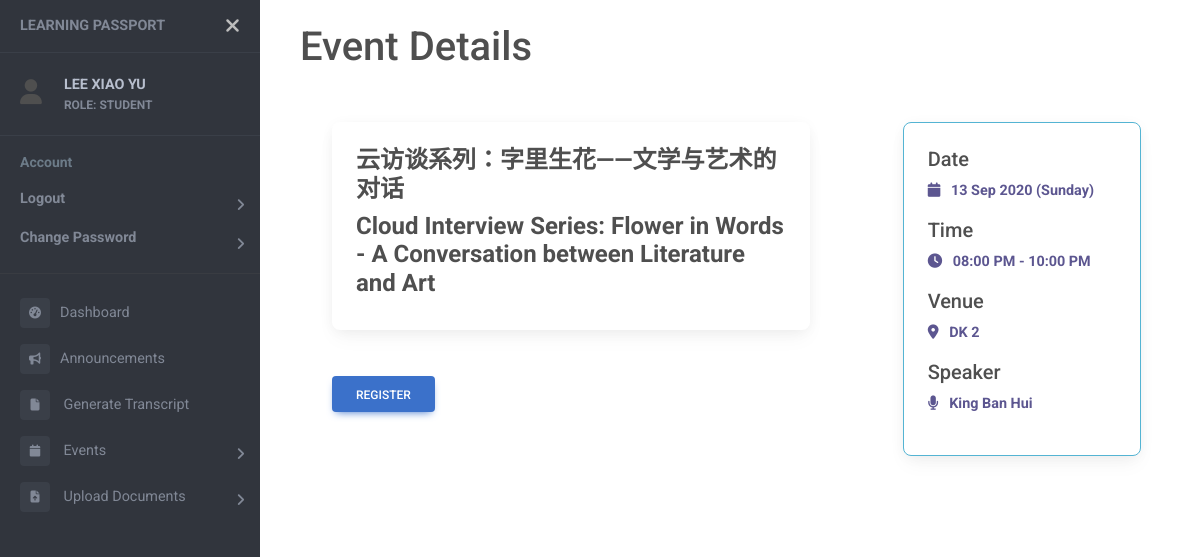
The page /events/287 (signed in) on the database as committed earlier.
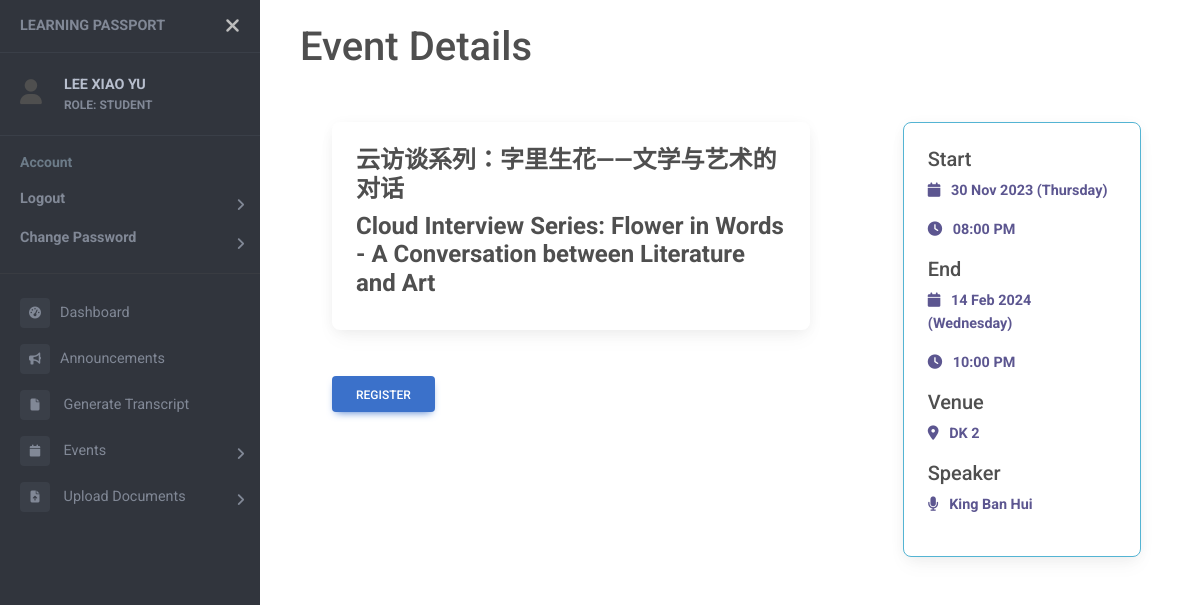
The same page on the database as committed later.
### events/models.py (models this page shows)
class Events(models.Model):
    c_name = models.CharField(max_length=50, null=True)
    e_name = models.CharField(max_length=50)
    TYPE = (
        (1, 'Seminar/Talk'),
        (2, 'Conference'),
        (3, 'Proposal Defense'),
        (4, 'Candidature Defense'),
        (5, 'Welcome Week/Month'),
        (6, 'Chinese Studies Night'),
        (7, 'Workshop'),
        (8, 'Others'),
    )
    type = models.SmallIntegerField(choices=TYPE, null=True)
    start = models.DateTimeField(null=True)
    end = models.DateTimeField(null=True)
    year = models.IntegerField()
    venue = models.CharField(max_length=100, null=True)
    desc = models.CharField(max_length=200, null=True)
    internal = models.BooleanField()
    speaker = models.CharField(max_length=50, null=True)
    attendance = models.BooleanField(null=True)
    enable_attendance = models.BooleanField(null=True)
    file = models.FileField(upload_to='event_com/', null=True)
    filename = models.CharField(max_length=100, null=True)
    file_by = models.ForeignKey(Student, on_delete=models.SET_NULL, null=True)
    status = models.BooleanField(null=True)
    poster = models.FileField(upload_to='event_poster/', null=True)

### events/views.py (the view, shortened to what this page needs)
# urls.py: path('events/<int:id>', views.eventDetailView, name="event-detail"),
def eventDetailView (request, id):
    event = Events.objects.get(id=id)
    if request.user.role in 'STUDENT':
        student = Student.objects.get(user_id=request.user.id)
        parts = Event_Participants.objects.get(student=student, event=event) if Event_Participants.objects.filter(student=student, event=event).exists() else None
        current_time = datetime.now()
        if event.enable_attendance == 1:
            curr_event = 1
        else:
            if event.start and event.end:
                if event.start.replace(tzinfo=None) <= current_time <= event.end.replace(tzinfo=None) and event.attendance==1:
                    curr_event = 1
                else:
                    curr_event = 0
            else:
                curr_event = 0
    else:
        parts = ''
        curr_event = 0
    context = {
        "event": event,
        "start_date": event.start.strftime("%d %b %Y") if event.start else None,
        "start_time": event.start.strftime("%I:%M %p") if event.start else None,
        "start_day": event.start.strftime("%A") if event.start else None,
        "end_date": event.end.strftime("%d %b %Y") if event.end else None,
        "end_time": event.end.strftime("%I:%M %p") if event.end else None,
        "end_day": event.end.strftime("%A") if event.end else None,
        "parts": parts,
        "curr_event" : curr_event,
        "page_name": "Event Detail"
    }
    return render (request, "event_detail.html", context)

### templates/event_detail.html (shortened to what this page needs)
{% extends "sidebar.html" %}
{% block content %}
{% load static %}
<head>
    <link rel="stylesheet" type="text/css" href="{% static 'css/detail.css' %}">
</head>
<h1>Event Details</h1>
<br>
<div class="container">
    <div class="left-side">
        <div class="card profile-card">
            <div class="card-body">
                <h4 class="card-title">{{event.c_name}}</h4>
                <h4 class="card-title">{{event.e_name}}</h4>
            </div>
        </div>
        <br>
        <br>
        <div>
            {% if request.user.role in 'STUDENT' %}
                {% if curr_event and parts %}
                    {% if parts.attendance == 1 %}
                        <button  class="btn btn-primary" disabled>
                            Attendance Submitted
                        </button>
                    {% else %}
                        <form method="POST">
                            {% csrf_token %}
                            <button type="submit" name="attendance" class="btn btn-primary" onclick='return confirm("Confirm to take attendance for {{event.e_name}}?")' >
                                Take Attendance
                            </button>
                        </form>
                    {% endif %}
                {% else %}
                    {% if parts %}
                    <button type="button" class="btn btn-primary" data-mdb-toggle="modal" data-mdb-target="#reg_event_modal"
                        disabled>
                        Registered
                    </button>
                    {% else %}
                    <button type="button" class="btn btn-primary" data-toggle="modal" data-target="#reg_event_modal">
                        Register
                    </button>
                    {% endif %}
                {% endif %}
            {% endif %}
        </div>
    </div>
    <div class="right-side">
        <div class="card border border-info">
            <div class="card-body">
                {% if start_date not in end_date %}
                <h5>Start</h5>
                <p class="body-text">
                    <i class="fa-solid fa-calendar"></i> &nbsp; {{start_date}} ({{start_day}})
                </p>
                <p class="body-text">
                    <i class="fa-solid fa-clock"></i> &nbsp; {{start_time}}
                </p>
                <h5>End</h5>
                <p class="body-text">
                    <i class="fa-solid fa-calendar"></i> &nbsp; {{end_date}} ({{end_day}})
                </p>
                <p class="body-text">
                    <i class="fa-solid fa-clock"></i> &nbsp; {{end_time}}
                </p>
                {% else %}
                <h5>Date</h5>
                <p class="body-text">
                    <i class="fa-solid fa-calendar"></i> &nbsp; {{start_date}} ({{start_day}})
                </p>
                <h5>Time</h5>
                <p class="body-text">
                    <i class="fa-solid fa-clock"></i> &nbsp; {{start_time}} - {{end_time}}
                </p>
                {% endif %}
                <h5>Venue</h5>
                <p class="body-text">
                    <i class="fa-solid fa-location-dot"></i> &nbsp; {{event.venue}}
                </p>
                {% if event.speaker %}
                <h5>Speaker</h5>
                <p class="body-text">
                    <i class="fa-solid fa-microphone"></i> &nbsp; {{event.speaker}}
                </p>
                {% endif %}
            </div>
        </div>
    </div>
</div>
{% endblock %}

Rows that differ between the two databases and show on the page:
changed Events "云访谈系列：字里生花——文学与艺术的对话": start (not shown) → "30 Nov 2023"; end (not shown) → "14 Feb 2024"
Other text that changed with them:
{{ start_day }}: (not shown) → "Thursday"
{{ start_time }}: (not shown) → "08:00 PM"
{{ end_day }}: (not shown) → "Wednesday"
{{ end_time }}: (not shown) → "10:00 PM"
{{ start_date }}: "13 Sep 2020" → (not shown)
{{ start_day }}: "Sunday" → (not shown)
{{ start_time }}: "08:00 PM" → (not shown)
{{ end_time }}: "10:00 PM" → (not shown)
text no longer shown: "Date Time -"
text now shown: "Start End"
